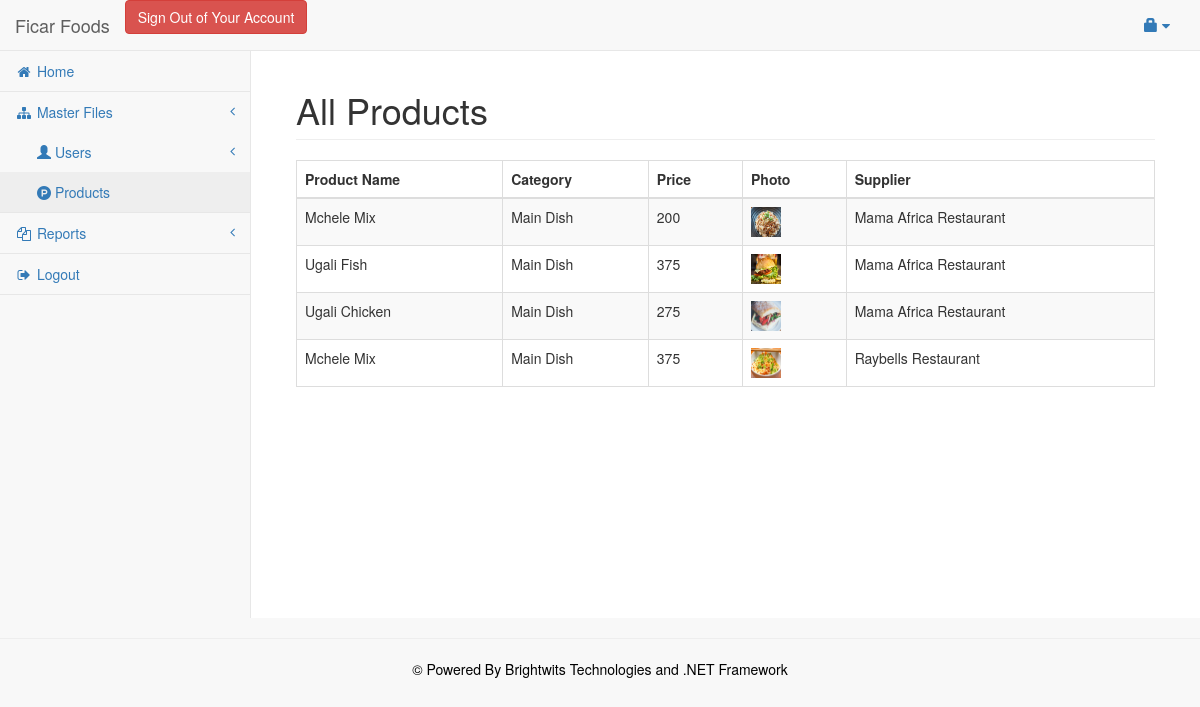
Screenshot of /Admin/allproducts.php with the database file from the repository.
### tables this page shows
CREATE TABLE `products` (
  `Id` int(11) NOT NULL,
  `product_name` varchar(100) DEFAULT NULL,
  `Category` varchar(100) DEFAULT NULL,
  `Price` int(11) DEFAULT NULL,
  `Photo` varchar(100) DEFAULT NULL,
  `Supplier` varchar(100) DEFAULT NULL
);

### Admin/allproducts.php (the view, shortened to what this page needs)
<?php
    $myid=$_GET["hid"];
?>
<!DOCTYPE html>
<html>
<head>
    <link href="../vendor/bootstrap/css/bootstrap.min.css" rel="stylesheet" />
    <link href="../vendor/datatables-plugins/dataTables.bootstrap.css" rel="stylesheet" />
    <link href="../vendor/datatables-responsive/dataTables.responsive.css" rel="stylesheet" />
    <link href="../vendor/font-awesome/css/font-awesome.min.css" rel="stylesheet" />
    <link href="../vendor/metisMenu/metisMenu.min.css" rel="stylesheet" />
    <link href="../dist/css/sb-admin-2.css" rel="stylesheet" />
    <link href="../Content/fourGrid.css" rel="stylesheet" />
</head>
<body>
    <div id="wrapper">
        <nav class="navbar navbar-default navbar-fixed-top" role="navigation" style="margin-bottom: 0">
            <div class="navbar-header">
                <a class="navbar-brand" href="#">Ficar Foods</a>
                <a href="logout.php" class="btn btn-danger">Sign Out of Your Account</a>
            </div>
            <ul class="nav navbar-top-links navbar-right">
                <li class="dropdown">
                    <a class="dropdown-toggle" data-toggle="dropdown" href="#">
                        <span class="glyphicon glyphicon-lock"></span> <?php echo $myid; ?>  <i class="fa fa-caret-down"></i>
                    </a>
                </li>
            </ul>
            <div class="navbar-default sidebar" role="navigation">
                <div class="sidebar-nav navbar-collapse">
                    <ul class="nav" id="side-menu">
                        <li>
                            <a href="index.php"><i class="fa fa-home fa-fw"></i> Home</a>
                        </li>
                        <li>
                            <a href="#"><i class="fa fa-sitemap fa-fw"></i> Master Files<span class="fa arrow"></span></a>
                            <ul class="nav nav-second-level">
                                <li>
                                    <a href="#"><span class="glyphicon glyphicon-user"></span> Users <span class="fa arrow"></span></a>
                                </li>
                                <li>
                                    <a href="allproducts.php"> <i class="fa fa-product-hunt"></i> Products</a>
                                </li>
                            </ul>
                        </li>
                        <li>
                            <a href="#"><i class="fa fa-copy fa-fw"></i> Reports<span class="fa arrow"></span></a>
                        </li>
                        <li><a href="#logout" data-toggle="modal"><i class="fa fa-sign-out fa-fw"></i> Logout</a></li>
                    </ul>
                </div>
            </div>
        </nav>
    </div>
    <div>
<div style="height:50px;"></div>
<div id="page-wrapper">
    <div class="container-fluid">
        <div class="row">
            <div class="col-lg-12">
                <h1 class="page-header">
                    All Products
                </h1>
            </div>
        </div>
        <div class="row">
            <div class="col-lg-12">
                <table width="100%" class="table table-striped table-bordered table-hover" id="cusTable">
                    <thead>
                        <tr>
                            <th>Product Name</th>
                            <th>Category</th>
                            <th>Price</th>
                            <th>Photo</th>
                            <th>Supplier</th>
                        </tr>
                    </thead>
                    <tbody>
                    <?php
                    $conn = mysqli_connect('localhost','root','','shopping') or die(mysql_error());
                    $query = "SELECT * FROM products ";
                    $result = mysqli_query($conn, $query);
                    if (mysqli_num_rows($result) > 0)
                    {
                        while ($row = mysqli_fetch_array($result))
                        {
                          ?>
                                <tr>
                                <td> <?php echo $row["product_name"]; ?> </td>
								<td> <?php echo $row["Category"];  ?> </td>
								<td> <?php echo $row["Price"];  ?> </td>
                                    <td><img src="<?php echo $row["Photo"];  ?>" width="30" height="30" /></td>
                                    <td><?php echo $row["Supplier"];  ?></td>
                                </tr>
                                <?php
			}
		}
		?>
                    </tbody>
                </table>
            </div>
        </div>
    </div>
</div>
        <hr />
        <footer>
            <center> <p style="color: black;">&copy; Powered By Brightwits Technologies and .NET Framework</p></center>
        </footer>
    </div>
</body>
</html>

### rows the page displays
products: product_name "Mchele Mix", Category "Main Dish", Price "200", Photo (picture), Supplier "Mama Africa Restaurant"
products: product_name "Ugali Fish", Category "Main Dish", Price "375", Photo (picture), Supplier "Mama Africa Restaurant"
products: product_name "Ugali Chicken", Category "Main Dish", Price "275", Photo (picture), Supplier "Mama Africa Restaurant"
products: product_name "Mchele Mix", Category "Main Dish", Price "375", Photo (picture), Supplier "Raybells Restaurant"
